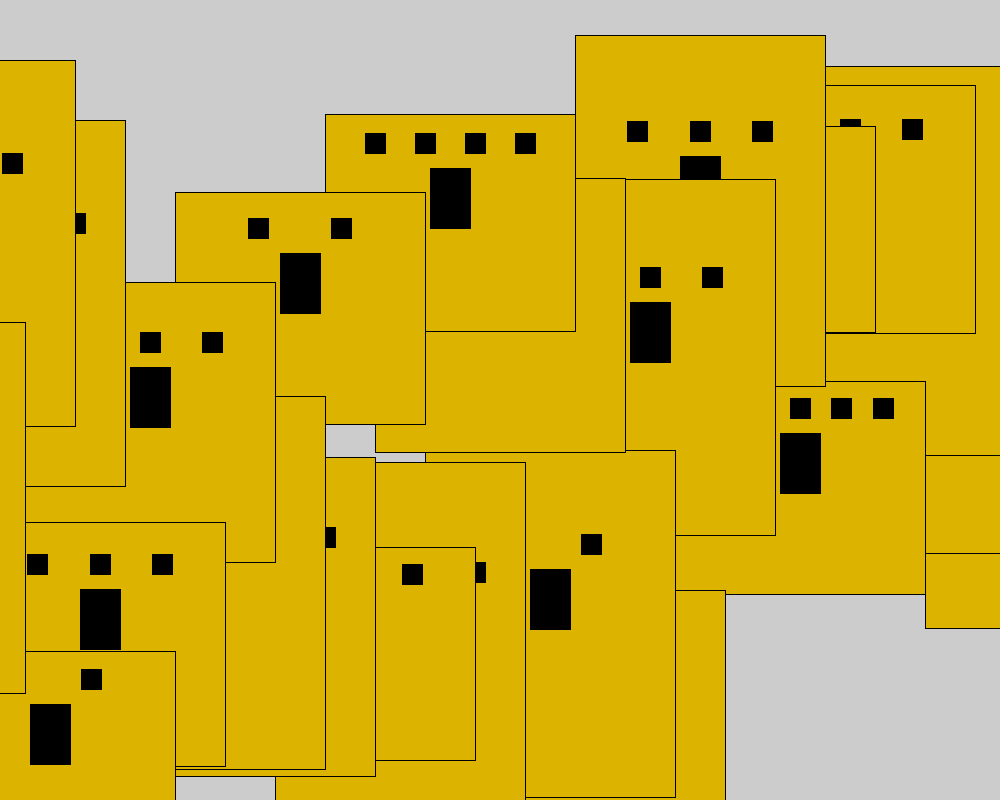
Frame 1 (no input)
Frame 60 (the mouse pressed at the canvas centre just before this capture): identical to frame 1, image omitted
Frame 120 (the mouse held since frame 60 and released just before this capture): identical to frame 1, image omitted

The Processing sketch that drew this single still picture (run headless with seeded random() and noise(); from frame 60 on, the mouse is pressed at the canvas centre):

// Processing sketch: thirty_buildings_emily2
// ── thirty_buildings_emily2.pde
void setup() {
 size(1000, 800);

rectMode(CENTER);
for( int b = 1; b <= 30; b = b + 1) {
  buildingg(1200 - b * 50, (int) random(200, 800), 250, (int) random(200, 400), (int) random(2,6));
  
}
//buildingg(700, 600, 450, 200, 6);
//buildingg(400, 600, 100, 500, 2);
//buildingg(200, 600, 200, 300, 4);
}


void draw() {

}

void buildingg(float xCenter, float yBottom, float w, int buildingHeight, int numWindows) {
 float dh = 50;
  fill(220, 180, 0);
  rect(xCenter, yBottom, w, buildingHeight);
 
  
  fill(0);
  rect(xCenter, yBottom - dh/2, 40, 60);
  
   
  float step = w /(numWindows + 1);
  float xLeft = xCenter - w / 2;
  //int n = 1;
//  while(n <= numWindows) {
  for(int n = 1; n <= numWindows; n = n + 1) 
  {
    rect(xLeft + n * step, yBottom - 80, 20, 20);
   //   n = n + 1;
  }
  
}
